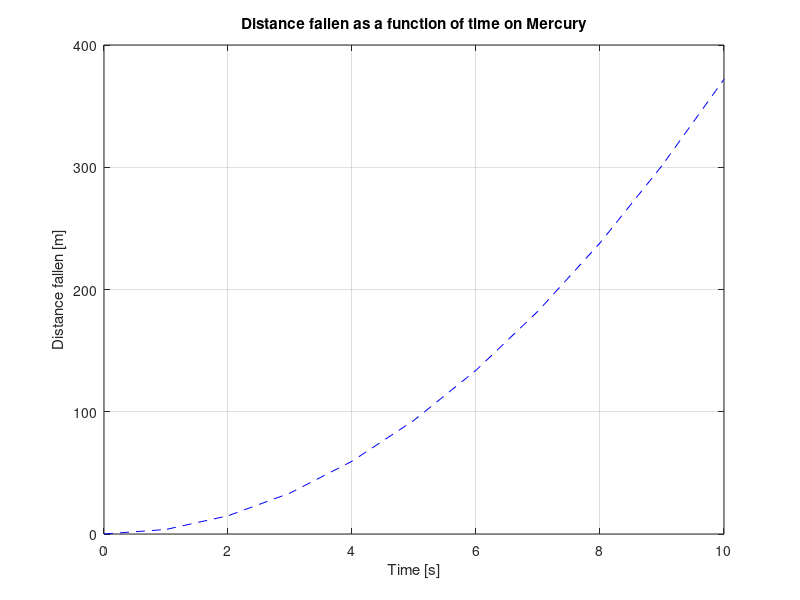

Source code (MATLAB):
% define time values
t = 0:1: 10; 
% define accerleration of gravity 
g = 3.72;
% compute displacement y 
y = g * t.^2;
% Plot
plot(t,y,'b--')

% Create labels
grid on
xlabel('Time [s]')
ylabel('Distance fallen [m]')
title('Distance fallen as a function of time on Mercury')